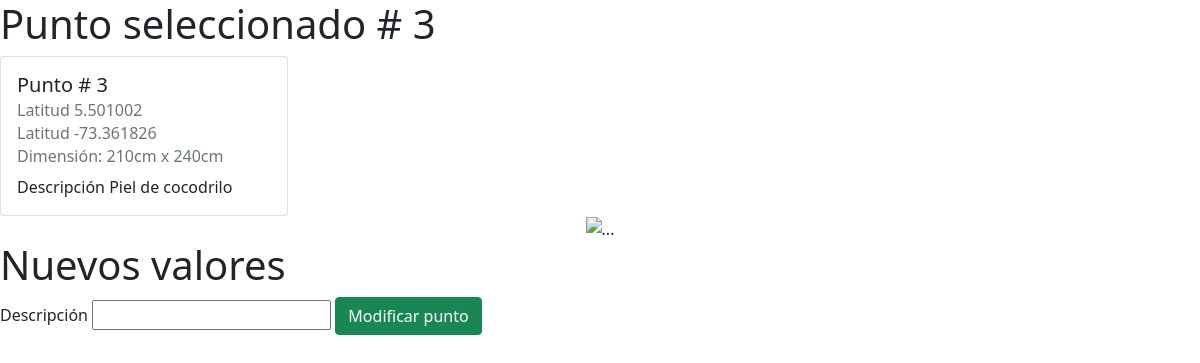
The app's page /modify/3 with its own data.
### main.py (models this page shows)
class Conservacion(db.Model):
    Punto = db.Column(db.Integer, primary_key=True)
    Latitud = db.Column(db.Float,unique=True, nullable=False)
    Longitud = db.Column(db.Float, nullable=False)
    Dimension = db.Column(db.String(250), nullable=False)
    Descripcion = db.Column(db.String(250), nullable=False)
    Link = db.Column(db.Text(50), nullable=False)
    Coordenada = db.Column(db.Text(50), nullable=False)

### main.py (the view)
@app.route('/modify/<num>')
def modify(num):
    modificar = Conservacion.query.get(num)
    return render_template('modify.html',modify = modificar)

### templates/modify.html (shortened to what this page needs)
<!DOCTYPE html>
<html lang="en">
  <head>
    <link rel="stylesheet" href="../static/css/conservacion.css" />
    <link
      href="https://cdn.jsdelivr.net/npm/bootstrap@5.0.2/dist/css/bootstrap.min.css"
      rel="stylesheet"
    />
  </head>
  <body>
    <h1>Punto seleccionado # {{modify['Punto']}}</h1>
    <div class="card" style="width: 18rem;">
        <div class="card-body">
          <h5 class="card-title">Punto # {{modify['Punto']}}</h5>
          <h6 class="card-subtitle mb-2 text-muted">Latitud {{modify['Latitud']}}</h6>
          <h6 class="card-subtitle mb-2 text-muted">Latitud {{modify['Longitud']}}</h6>
          <h6 class="card-subtitle mb-2 text-muted">Dimensión:  {{modify['Dimension']}}</h6>
          <p class="card-text">Descripción {{modify['Descripcion']}} </p>
        </div>
      </div>
      <div class="text-center">
        <img src="../static/images/punto{{modify['Punto']}}.jpg"  width="600" height="600" class="text-center" alt="...">
      </div>
      <h1>Nuevos valores</h1>
    <form action="{{ url_for('change', num=modify['Punto']) }}" method="POST">
      <label>Descripción</label>
      <input name="desc" type="text" />
      <button class="btn btn-success" type="submit">Modificar punto</button>
    </form>

### records on screen
Conservacion: Punto "3", Latitud "5.501002", Longitud "-73.361826", Dimension "210cm x 240cm", Descripcion "Piel de cocodrilo"
